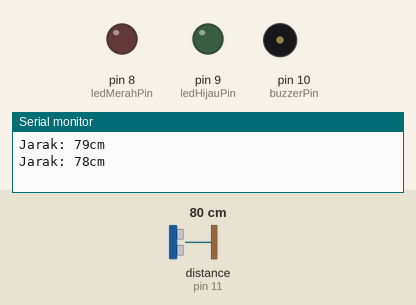
Bench run of a sketch on a simulated Arduino Uno, built with avr-gcc and run on an emulated ATmega328P. On the bench: output pins drawn as LEDs (lit = HIGH), buzzer (waves = sounding), the last lines printed to the serial monitor. Wiring (inferred from the names in the program): ultrasonic range finder: trigger pin 12; echo pin 11. The inputs (shaded band) are chosen by the test bench; at power-on: distance to the obstacle (sensor on pin 11) 80 cm. The echo pulse lasts 58.3 µs per cm; random numbers use the default seed unless the sketch sets one; pins used as bus, display or sensor lines are not drawn.

Above: at 1.8 s.
1.9 s: distance to the obstacle (sensor on pin 11) set to 10 cm
3.4 s: distance to the obstacle (sensor on pin 11) set to 7 cm
At 4.6 s:
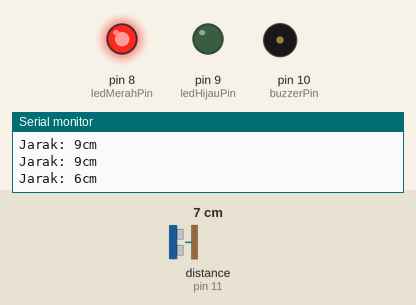
At 5.8 s:
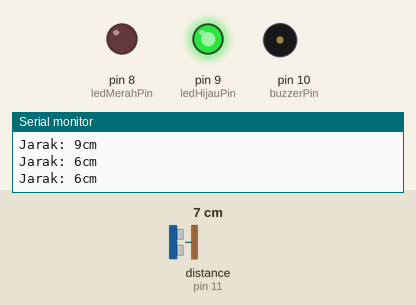
Timing chart, 0 to 13.5 s (numbered marks = the images above; inputs shaded):
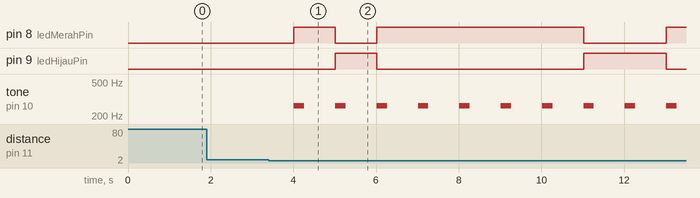

The sketch:

sketch.ino
```cpp
//Latar Belakang:
//Terinspirasi dari mainan 'kerang ajaib' dari kartun animasi Spongebob

//Rumusan Masalah
//Bagaimana cara membuat prototype mainan 'kerang ajaib' di dunia nyata menggunakan Arduino UNO?

//Tujuan Proyek:
//-Membuat mainan yang mirip dengan 'kerang ajaib'

// Daftar Pustaka:
// https://docs.arduino.cc/language-reference/en/functions/random-numbers/random/

const int buzzerPin = 10;
const int ledMerahPin = 8;
const int ledHijauPin = 9;
const int triggerPin = 12;
const int echoPin = 11;

int durasi;
int jarak;
int randomNumber;

void setup()
{
  pinMode(buzzerPin, OUTPUT);
  pinMode(ledMerahPin, OUTPUT);
  pinMode(ledHijauPin, OUTPUT);
  pinMode(triggerPin, OUTPUT);
  pinMode(echoPin, INPUT);

  Serial.begin(9600);
  randomSeed(analogRead(0));
}

void loop()
{
  digitalWrite(triggerPin, LOW);
  delayMicroseconds(2);

  digitalWrite(triggerPin, HIGH);
  delayMicroseconds(10);
  digitalWrite(triggerPin, LOW);

  durasi = pulseIn(echoPin, HIGH);
  jarak = (durasi * 0.017);


  if ((jarak - 1) < 7)
  {
    tone(buzzerPin, 262, 250);
    randomNumber = random() % 2;
	  if (randomNumber == 1)
    {
      digitalWrite(ledMerahPin, LOW);
      digitalWrite(ledHijauPin, HIGH);
    }
    else
    {
      digitalWrite(ledMerahPin, HIGH);
      digitalWrite(ledHijauPin, LOW);
    }
  }
  else
  {
    digitalWrite(ledMerahPin, LOW);
    digitalWrite(ledHijauPin, LOW);
  }

  Serial.print("Jarak: ");
  Serial.print(jarak);
  Serial.println("cm");
  delay(1000);
}
```

Measured:
- the behaviour switches between 9 and 8 cm on distance to the obstacle (sensor on pin 11) (found by bisection; images 0 and 1)
- after the input at 3.4 s, pin 8 (ledMerahPin): goes HIGH 1.0 s, LOW 1.0 s, HIGH 5.0 s, LOW 2.0 s, then HIGH, starting after 0.61 s; pin 9 (ledHijauPin): LOW → HIGH after 1.6 s, → LOW 1.0 s later, → HIGH 5.0 s later, → LOW 2.0 s later; tone on pin 10 (buzzerPin): alternates 262 Hz for 0.25 s and silent for 0.75 s, starting after 0.61 s
